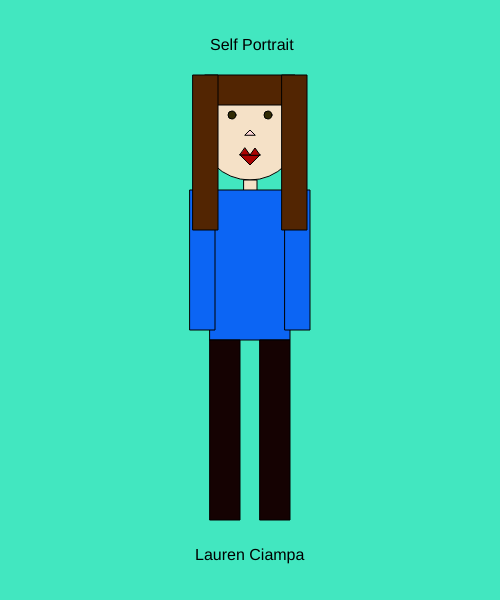
Frame 1 (no input)
Frame 60 (no input): identical to frame 1, image omitted
Frame 120 (the mouse pressed at the canvas centre since frame 60): identical to frame 1, image omitted

The p5.js sketch that drew this single still picture (run headless with seeded random() and noise() and a simulated clock; from frame 60 on, the mouse is pressed at the canvas centre):

// p5.js sketch
// ── sketch.js
function setup() {
  createCanvas(500, 600);
}

function draw() {
  //teal background
    background (66, 231, 192)

  // Face
  
    fill(245, 225, 199); //skin
    circle(250, 130, 100); 

  // Eyes
    fill(49, 43, 5) //brown
    circle(232, 115, 8) //left
    circle(268, 115, 8) //right

  // Nose
    fill(254,213,213) //skin
    triangle(245,135,250,130,255,135)
   

  // Mouth
    fill(172, 3, 3)
    triangle(240,155,250,165,260,155) //bottom lip
    triangle(240,155,250,155,245,148) //left top lip
    triangle(250,155,255,148,260,155) //right top lip

  //Neck
    fill(245, 225, 199); //skin
    square(244,180,13) 

  //Torso
    fill(12, 101, 244) //blue
    rect(210,190,80,150) 

  //Legs
    fill(21, 2, 2)
    rect(210,340,30,180) //left leg
    rect(260,340,30,180) //right leg

  //Arms
    fill(12, 101, 244) //blue
    rect(190,190,25,140) //left arm
    rect(285,190,25,140) //right arm

  // Hair
    fill(82, 37, 2)
    rect(205,75,90,30) //hair-bangs
    rect(193,75,25,155) //left side
    rect(282,75,25,155) //right side
    

  // Text
    fill(0); // Black text
    textSize(16);
    text("Self Portrait", 210, 50)
    text("Lauren Ciampa", 195, 560);
}
